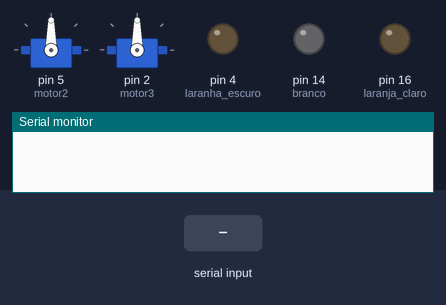
Recording of a sketch running on a simulated Arduino Uno, built with avr-gcc and run on an emulated ATmega328P. On the bench: 2 × servo, output pins drawn as LEDs (lit = HIGH), the last lines printed to the serial monitor. Dashed ring = blinking. The test bench sets the inputs (shaded band). Pins used as bus, display or sensor lines are not drawn.

Above: at 1.2 s.
1.3 s: "30;150;10\n" received over Serial
At 1.52 s:
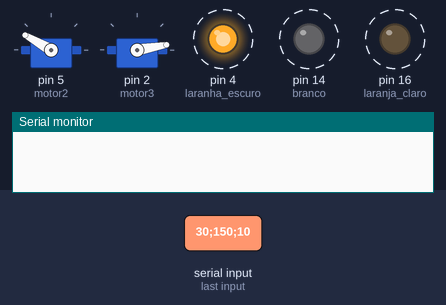
At 4.1 s:
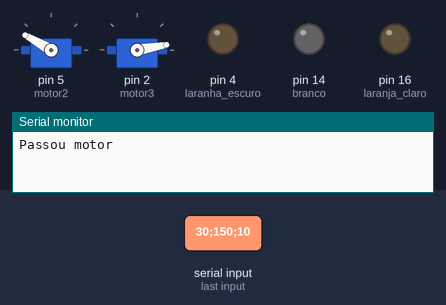
4.3 s: "90;45;200\n" received over Serial
At 11.0 s:
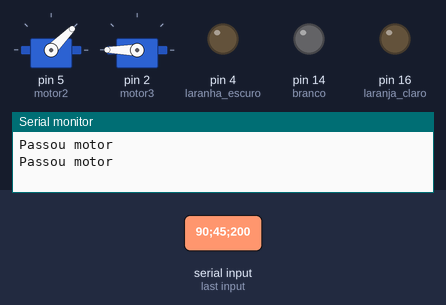
Timing chart, 0 to 12.5 s (numbered marks = the images above; inputs shaded):
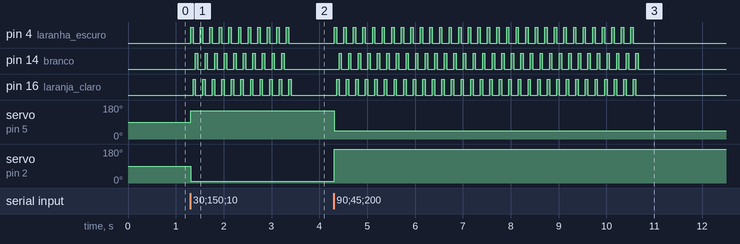

Measured:
- after the input at 1.3 s, pin 4 (laranha_escuro): alternates HIGH for 0.05 s and LOW for 0.15 s, 22 changes in all, then stays LOW, starting at once; pin 14 (branco): alternates HIGH for 0.05 s and LOW for 0.15 s, 20 changes in all, then stays LOW, starting after 0.11 s
- after the input at 4.3 s, pin 4 (laranha_escuro): alternates HIGH for 0.05 s and LOW for 0.15 s, 64 changes in all, then stays LOW, starting at once; pin 14 (branco): alternates HIGH for 0.05 s and LOW for 0.15 s, 64 changes in all, then stays LOW, starting after 0.11 s

The sketch:

servo_robo_mg996.ino
```cpp
#include<Servo.h>

//#define motor1 13
#define motor2 5
#define motor3 2
//#define motor4 27
//#define motor5 26
//#define motor6 25

//Servo motor1s;
Servo motor2s;
Servo motor3s;
//Servo motor4s;
//Servo motor5s;
//Servo motor6s;

void setup() {
  Serial.begin(9600);

  //pinMode(motor1, OUTPUT);
  pinMode(motor2, OUTPUT);
  pinMode(motor3, OUTPUT);
  pinMode(4, OUTPUT); //laranha escuro = 4 = D2
  pinMode(14, OUTPUT); //branco        = 5 = D5
  pinMode(16, OUTPUT); //laranja claro = 6 = D0
  pinMode(12, OUTPUT); // D6

  /*pinMode(motor4, OUTPUT);
  pinMode(motor5, OUTPUT);
  pinMode(motor6, OUTPUT);

  motor1s.attach(motor1);*/
  motor2s.attach(motor2);
  motor3s.attach(motor3);
  /*motor4s.attach(motor4);
  motor5s.attach(motor5);
  motor6s.attach(motor6);*/

}

int aa;
int i=0;
char str[30];
char *angulos[6];
int iangulos[6];
int j=0, aux;
int tempo=50;

void loop() {
  while(Serial.available() > 0)
  {
    aa = Serial.read();

    str[i] = (char)aa;

    if((str[i] == '\0' || str[i] == '\n' || str[i] == '\0') and i>1)
    {
      j = 0;
      angulos[j] = strtok(str, ";");
      while( angulos[j] != NULL ) {
        iangulos[j] = atoi(angulos[j]);
        j++;
        angulos[j] = strtok(NULL, ";");
      }

      /*motor1s.write(iangulos[0]);*/
      motor2s.write(iangulos[1]);
      motor3s.write(iangulos[2]);

      aux = iangulos[0]/0.7;

      while(aux>0){
        digitalWrite(12,LOW);
        digitalWrite(4,LOW);
        digitalWrite(14,LOW);
        digitalWrite(16,LOW);
        digitalWrite(4,HIGH);
        delay(tempo);

        aux--;
        if(aux==0)
          break;

        digitalWrite(4,LOW);
        digitalWrite(14,LOW);
        digitalWrite(16,LOW);
        digitalWrite(12,LOW);
        digitalWrite(16,HIGH);
        delay(tempo);

        aux--;
        if(aux==0)
          break;

        digitalWrite(16,LOW);
        digitalWrite(4,LOW);
        digitalWrite(14,LOW);
        digitalWrite(12,LOW);
        digitalWrite(14,HIGH);
        delay(tempo);

        aux--;
        if(aux==0)
          break;

        digitalWrite(14,LOW);
        digitalWrite(4,LOW);
        digitalWrite(16,LOW);
        digitalWrite(12,LOW);
        digitalWrite(12,HIGH);
        delay(tempo);

        aux--;
        if(aux==0)
          break;
      }
        digitalWrite(14,LOW);
        digitalWrite(4,LOW);
        digitalWrite(16,LOW);
        digitalWrite(12,LOW);
        Serial.println("Passou motor");
      /*motor4s.write(iangulos[3]);
      motor5s.write(iangulos[4]);
      motor6s.write(iangulos[5]);*/

      i = -1;
      j = 0;
    }
    i++;
  }
}
```
